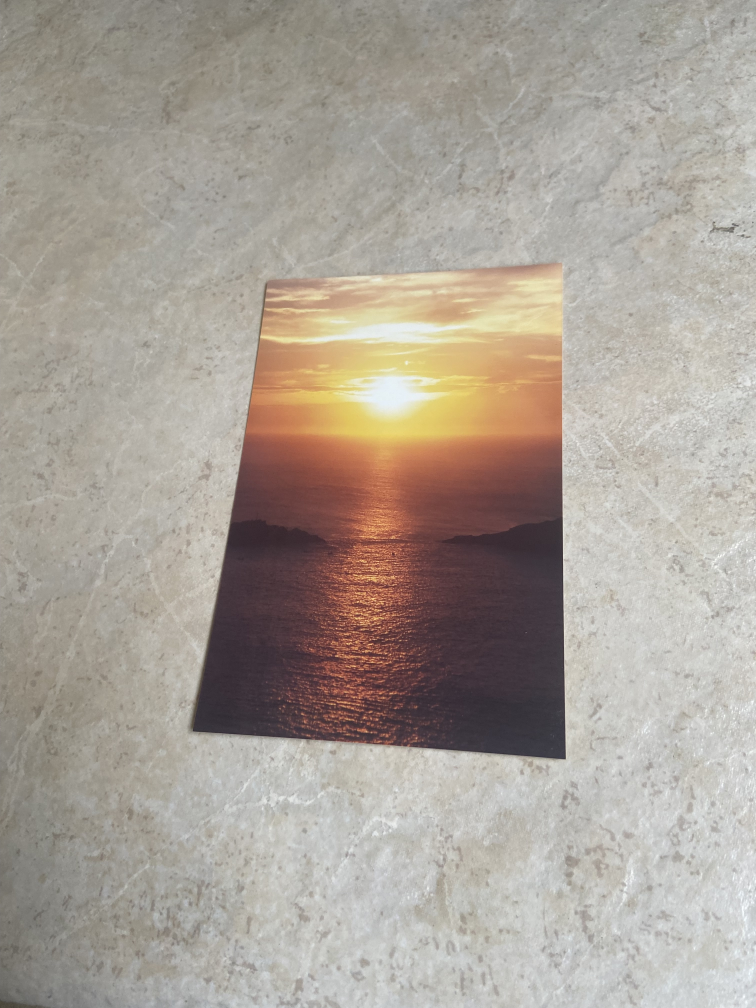
#> input picture img/foto2_cap1.jpg, 3024 x 4032 px (shown at 1/4 size)
$ jupyter execute --allow-errors planar_homog.ipynb
#> lines starting #> are read from the running program, lines starting #| are printed output that depends on the picture; after the words box and inside, x2 and y2 are one past the last pixel; in counts of white or black regions, pixels touching at a corner belong together; long printed decimals are rounded
# Planar Homography

## Imports

[cell 1]
from math import log10, sqrt
import cv2
import numpy as np
import matplotlib.pyplot as plt
import lpips
import torch
import torchvision.transforms as transforms
from torch.nn.functional import normalize
from collections import defaultdict
import warnings
from sklearn.cluster import KMeans

## Auxiliar functions

[cell 2]
def get_intersection(line1, line2):
    rho1, theta1 = line1[0]
    rho2, theta2 = line2[0]
    A = np.array([[np.cos(theta1), np.sin(theta1)],
                 [np.cos(theta2), np.sin(theta2)]])
    b = np.array([[rho1], [rho2]])
    x, y = np.linalg.solve(A, b)
    x, y = int(x), int(y)
    return (x, y)

[cell 3]
def order_points(pts):
    '''Rearrange coordinates to order:
       top-left, top-right, bottom-right, bottom-left'''
    rect = np.zeros((4, 2), dtype='float32')
    pts = np.array(pts)
    s = pts.sum(axis=1)
    # Top-left point will have the smallest sum.
    rect[0] = pts[np.argmin(s)]
    # Bottom-right point will have the largest sum.
    rect[2] = pts[np.argmax(s)]

    diff = np.diff(pts, axis=1)
    # Top-right point will have the smallest difference
    rect[1] = pts[np.argmin(diff)]
    # Bottom-left point will have the largest difference.
    rect[3] = pts[np.argmax(diff)]
    # Return the ordered coordinates.
    return rect.astype('int').tolist()

[cell 4]
def psnr_eval(gt, homog):
    mse = np.mean((gt - homog) ** 2)
    if (mse == 0):
        # MSE is zero means no noise is present in tl
        # therefore psnr have no importance
        return 100
    max_pixel = 255.0
    psnr = 20 * log10(max_pixel / sqrt(mse))
    return psnr

[cell 5]
def lpips_eval(gt, homog):
    # prevent warnings to terminal output
    warnings.filterwarnings('ignore', category=DeprecationWarning)
    warnings.filterwarnings('ignore', category=UserWarning)

    # best forward scores
    loss_fn_alex = lpips.LPIPS(net='alex')

    # define transform to convert the image to tensor
    transform = transforms.ToTensor()

    # convert the image to PyTorch tensor
    img0 = transform(gt)
    img1 = transform(homog)

    # normalize values between -1 and 1
    mean0, std0, var0 = torch.mean(img0), torch.std(img0), torch.var(img0)
    mean1, std1, var1 = torch.mean(img1), torch.std(img1), torch.var(img1)

    img0 = (img0-mean0)/std0
    img1 = (img1-mean1)/std1

    # passing images to LPIPS model, getting it's output
    d = loss_fn_alex.forward(img0, img1)
    return d.detach().numpy()[0][0][0][0]

[cell 6]
# https://stackoverflow.com/questions/46565975/find-intersection-point-of-two-lines-drawn-using-houghlines-opencv

def segment_by_angle_kmeans(lines, k=2, **kwargs):
    """Groups lines based on angle with k-means.

    Uses k-means on the coordinates of the angle on the unit circle
    to segment `k` angles inside `lines`.
    """

    # Define criteria = (type, max_iter, epsilon)
    default_criteria_type = cv2.TERM_CRITERIA_EPS + cv2.TERM_CRITERIA_MAX_ITER
    criteria = kwargs.get('criteria', (default_criteria_type, 10, 1.0))
    flags = kwargs.get('flags', cv2.KMEANS_RANDOM_CENTERS)
    attempts = kwargs.get('attempts', 10)

    # returns angles in [0, pi] in radians
    angles = np.array([line[0][1] for line in lines])
    # multiply the angles by two and find coordinates of that angle
    pts = np.array([[np.cos(2*angle), np.sin(2*angle)]
                   for angle in angles], dtype=np.float32)

    # run kmeans on the coords
    labels, centers = cv2.kmeans(pts, k, None, criteria, attempts, flags)[1:]
    labels = labels.reshape(-1)  # transpose to row vec

    # segment lines based on their kmeans label
    segmented = defaultdict(list)
    for i, line in enumerate(lines):
        segmented[labels[i]].append(line)
    segmented = list(segmented.values())
    return segmented

[cell 7]
def intersection(line1, line2):
    """Finds the intersection of two lines given in Hesse normal form.

    Return closest integer pixel locations.
    See https://stackoverflow.com/a/383527/5087436
    """
    rho1, theta1 = line1[0]
    rho2, theta2 = line2[0]
    A = np.array([
        [np.cos(theta1), np.sin(theta1)],
        [np.cos(theta2), np.sin(theta2)]
    ])
    b = np.array([[rho1], [rho2]])
    x0, y0 = np.linalg.solve(A, b)
    x0, y0 = int(np.round(x0)), int(np.round(y0))
    return [[x0, y0]]

[cell 8]
def segmented_intersections(lines):
    """Finds the intersections between groups of lines"""

    intersections = []
    for i, group in enumerate(lines[:-1]):
        for next_group in lines[i+1:]:
            for line1 in group:
                for line2 in next_group:
                    intersections.append(intersection(line1, line2))

    return intersections

### Read and display original image

[cell 9]
original = cv2.imread('../img/foto2_cap1.jpg')
#> original is the input picture: shape (4032, 3024, 3); mean B, G, R 151.2, 160.5, 169
original = cv2.cvtColor(original, cv2.COLOR_BGR2RGB)
gt = cv2.imread('../img/foto2_gt.jpg')
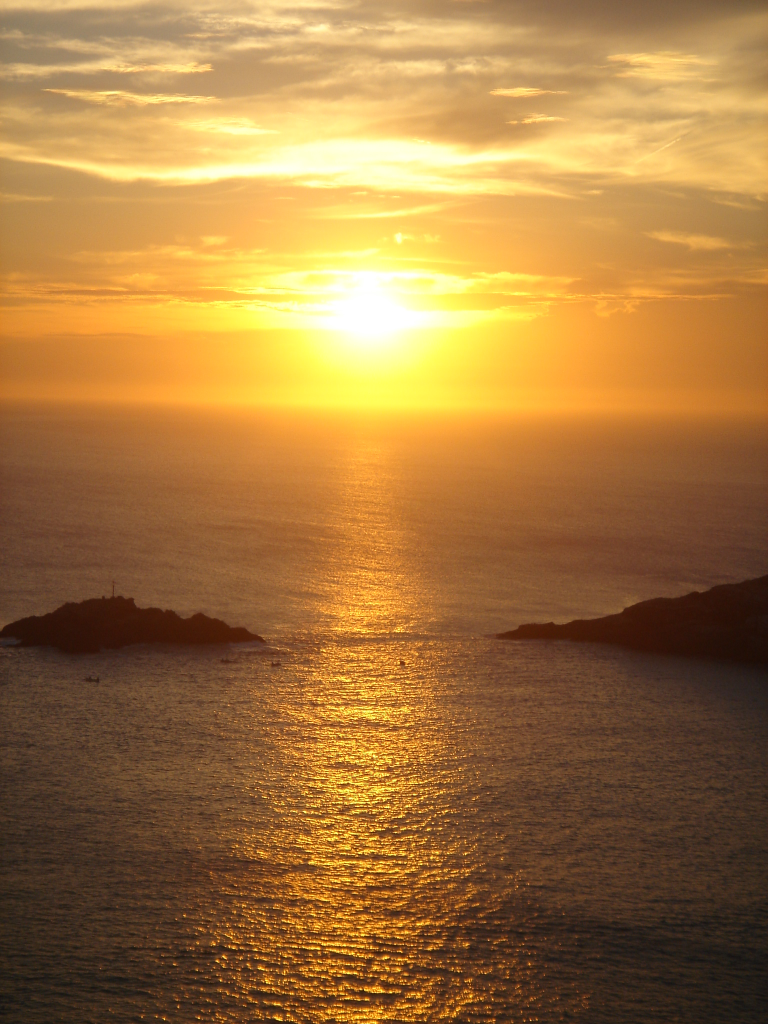
#> input picture img/foto2_gt.jpg, 1536 x 2048 px (shown at 1/2 size)
#> gt is the input picture: shape (2048, 1536, 3); mean B, G, R 64, 119.3, 163.3
gt = cv2.cvtColor(gt, cv2.COLOR_BGR2RGB)
plt.imshow(original)
plt.show()

[cell 10]
h, w, c = original.shape
#> h = 4032; w = 3024; c = 3
print('original dimensions')
print(f'image height: {h}, image width: {w}, color channels: {c}')
#| image height: 4032, image width: 3024, color channels: 3

### Resize to workable dims

[cell 11]
dim_limit = 1080
max_dim = max(original.shape[:2])
#> max_dim = 4032
if max_dim > dim_limit:
    resize_scale = dim_limit / max_dim
#> resize_scale = 0.268
    original = cv2.resize(original, None, fx=resize_scale, fy=resize_scale)
#> original: shape (1080, 810, 3)

[cell 12]
h, w, c = original.shape
#> h = 1080; w = 810
gt = cv2.resize(gt, (w, h))
#> gt: shape (1080, 810, 3)
print('resized dimensions')
print(f'image height: {h}, image width: {w}, color channels: {c}')
#| image height: 1080, image width: 810, color channels: 3

### Image transforms and morph ops

[cell 13]
# convert image to grayscale/blurred versions
gray = cv2.cvtColor(original, cv2.COLOR_BGR2GRAY)
blur = cv2.GaussianBlur(gray, (5, 5), 0)

# threshold the image to create a binary image
ret, thresh = cv2.threshold(
    blur, 0, 255, cv2.THRESH_BINARY_INV + cv2.THRESH_OTSU)
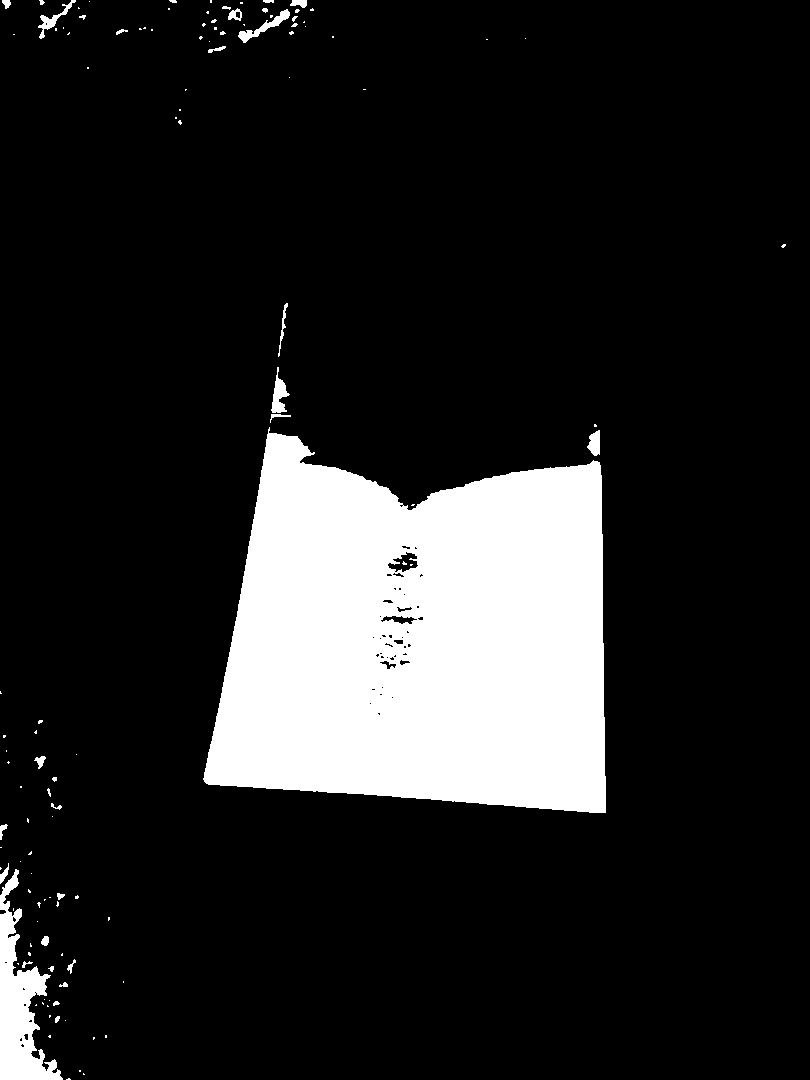
#> thresh: shape (1080, 810); 14.7% white; 118 white regions (88 under 20 px), largest, box (x1, y1, x2, y2) and area: (203, 427, 606, 813) 120166, (0, 869, 63, 1080) 5676, (238, 9, 290, 43) 418
#> ret = 123

# perform morphological transformations to remove noise
kernel = np.ones((24, 24), np.uint8)
opening = cv2.morphologyEx(thresh, cv2.MORPH_OPEN, kernel, iterations=3)
#> opening: shape (1080, 810); 12.9% white; 1 white region, box (x1, y1, x2, y2) and area: (220, 470, 608, 811) 112653

### Background and foreground analysis

[cell 14]
# sure background area
sure_bg = cv2.dilate(opening, kernel, iterations=35)
#> sure_bg: shape (1080, 810); 92.1% white; 1 black region, box (x1, y1, x2, y2) and area: (0, 0, 810, 88) 68995

# find sure foreground area
dist_transform = cv2.distanceTransform(opening, cv2.DIST_L2, 5)
ret, sure_fg = cv2.threshold(dist_transform, 0.7*dist_transform.max(), 255, 0)
#> sure_fg: shape (1080, 810) float32; 1.2% white; 3 white regions, box (x1, y1, x2, y2) and area: (459, 543, 538, 741) 9702, (290, 644, 306, 723) 609, (312, 541, 325, 608) 166
#> ret = 70.75

# find unknown region
sure_fg = np.uint8(sure_fg)
unknown = cv2.subtract(sure_bg, sure_fg)

# marker labelling
ret, markers = cv2.connectedComponents(sure_fg)
#> markers: shape (1080, 810) int32; 4 distinct labels, from 0 to 3
#> ret = 4

# add one to all labels so that sure background is not 0, but 1
markers = markers+1
#> markers: shape (1080, 810) int32; 4 distinct labels, from 1 to 4

# mark the region of unknown with zero
markers[unknown == 255] = 0
#> markers: shape (1080, 810) int32; 5 distinct labels, from 0 to 4

### Watershed

[cell 15]
watersheded = original.copy()
markers = cv2.watershed(watersheded, markers)
#> markers: shape (1080, 810) int32; 5 distinct labels, from -1 to 4
watersheded[markers == -1] = [255, 0, 0]
#> watersheded: shape (1080, 810, 3); mean R, G, B 169.5, 159.2, 150
plt.imshow(watersheded)
plt.title('watersheded')
plt.show()

[cell 16]
plt.imshow(markers, cmap='gray')
plt.title('markers')
plt.show()

[cell 17]
# generate mask image
mask = np.zeros(original.shape[:2], np.uint8)
mask[markers == -1] = 255
plt.imshow(mask)
plt.show()

### Hough lines

[cell 18]
#  perform hough line transform over the mask
lines = cv2.HoughLines(mask, 2, np.pi/180, 150)

# draw lines on the image
lined_img = original.copy()
for line in lines:
    rho, theta = line[0]
    a = np.cos(theta)
    b = np.sin(theta)
    x0 = a*rho
    y0 = b*rho
    x1 = int(x0 + 1000*(-b))
    y1 = int(y0 + 1000*(a))
    x2 = int(x0 - 1000*(-b))
    y2 = int(y0 - 1000*(a))
    cv2.line(lined_img, (x1, y1), (x2, y2), (0, 0, 255), 2)
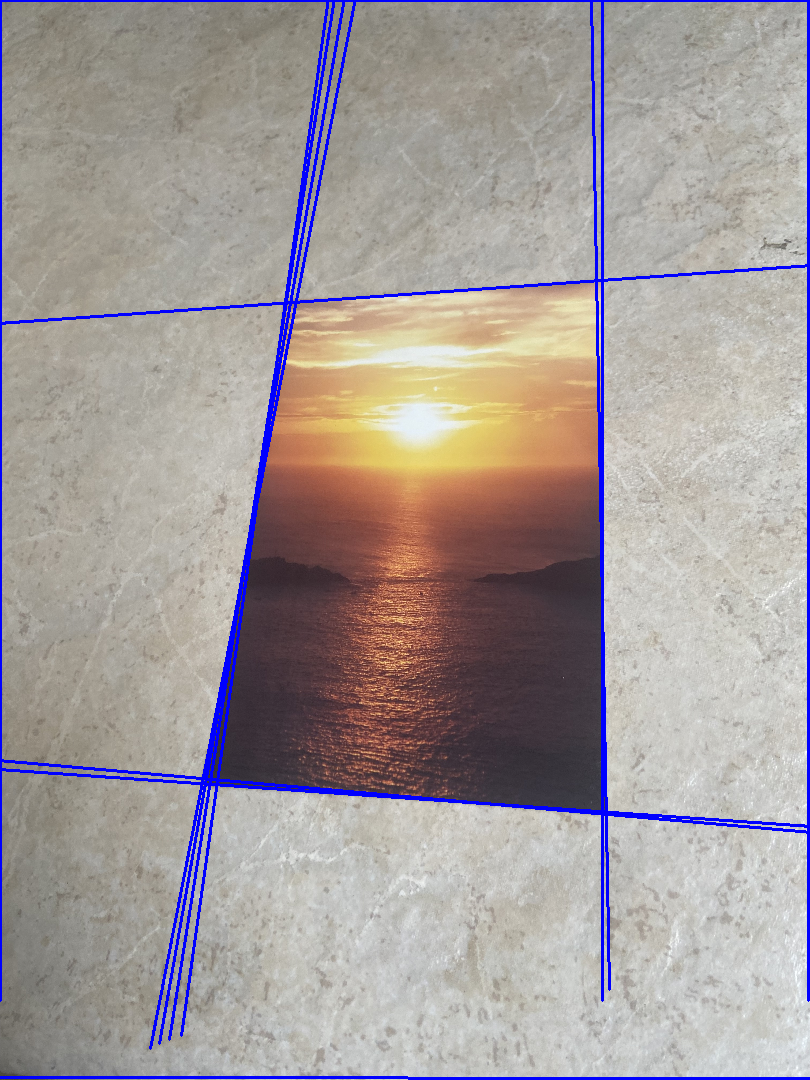
#> lined_img: shape (1080, 810, 3); mean R, G, B 163, 154.7, 155

# show the image with the lines drawn on it
plt.imshow(lined_img)
plt.title('lined image')
plt.show()

[cell 19]
segmented = segment_by_angle_kmeans(lines)
#> in segment_by_angle_kmeans, `default_criteria_type = cv2.TERM_CRITERIA_EPS + cv2.TERM_CRITERIA_MAX_..`: default_criteria_type = 3
#> in segment_by_angle_kmeans, `criteria = kwargs.get('criteria', (default_criteria_type, 10, 1.0))`: criteria = (3, 10, 1)
#> in segment_by_angle_kmeans, `flags = kwargs.get('flags', cv2.KMEANS_RANDOM_CENTERS)`: flags = 0
#> in segment_by_angle_kmeans, `labels, centers = cv2.kmeans(pts, k, None, criteria, attempts, flags)[..`: labels = [1, 1, 0, 0, 1, 1, 0, 1, 1, 0, 0, 1, 1]; centers = [[-0.993, -0.0347], [0.972, 0.158]]
intersections = segmented_intersections(segmented)

[cell 20]
corners = lined_img.copy()
for point in intersections:
    corners = cv2.circle(corners, point[0], radius=10, color=(255,0,0), thickness=-1)
#> corners: shape (1080, 810, 3); mean R, G, B 163.9, 154.2, 153.9

plt.imshow(corners)
plt.title('intersections')
plt.show()

[cell 21]
new_points = []
for point in intersections:
    if point[0].count(-1):
        pass
    else:
        new_points.append(point[0])

[cell 22]
final_points = []

# removing outliers closest to image borders
for point in new_points:
    point_w = point[0]
    point_h = point[1]
    if point_w > ((w * 94) / 100) or point_h > ((h * 94) / 100):
        pass
    else:
        final_points.append(point)

[cell 23]
corners = lined_img.copy()
for point in final_points:
    corners = cv2.circle(
        corners, point, radius=10, color=(255, 0, 0), thickness=-1)
#> corners: shape (1080, 810, 3); mean R, G, B 163.6, 154.4, 154.2

plt.imshow(corners)
plt.title('final_points')
plt.show()

#### K-means

[cell 24]
points = []
for point in final_points:
    points.append(point)

kmeans = KMeans(n_clusters=4, random_state=42, n_init="auto").fit(points)
cornered_img = original.copy()
centers = list(kmeans.cluster_centers_.astype(int))
centers = [list(point) for point in centers]
# rearranging corners order
corners = order_points(centers)

for point in centers:
    cornered_img = cv2.circle(
        cornered_img, point, radius=10, color=(255, 0, 0), thickness=-1)
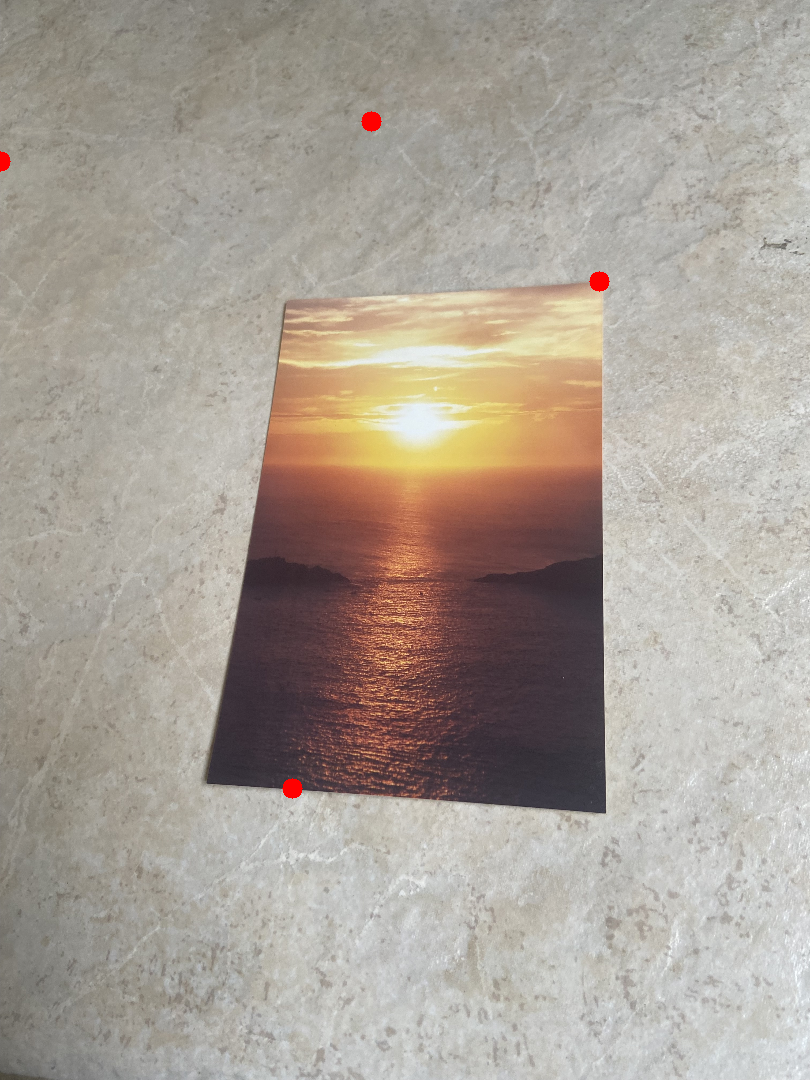
#> cornered_img: shape (1080, 810, 3); mean R, G, B 169, 160.2, 150.9

[cell 25]
plt.imshow(cornered_img)
plt.show()

## Finding destination co-ordinates

[cell 26]
(tl, tr, br, bl) = corners
#> tl = [0, 161]; tr = [599, 281]; br = [292, 788]; bl = [292, 788]

# finding max width
widthA = np.sqrt(((br[0] - bl[0]) ** 2) + ((br[1] - bl[1]) ** 2))
widthB = np.sqrt(((tr[0] - tl[0]) ** 2) + ((tr[1] - tl[1]) ** 2))
maxWidth = max(int(widthA), int(widthB))

# finding max height
heightA = np.sqrt(((tr[0] - br[0]) ** 2) + ((tr[1] - br[1]) ** 2))
heightB = np.sqrt(((tl[0] - bl[0]) ** 2) + ((tl[1] - bl[1]) ** 2))
maxHeight = max(int(heightA), int(heightB))

# final destination coords
destination_corners = [
    [0, 0],
    [maxWidth, 0],
    [maxWidth, maxHeight],
    [0, maxHeight]]

print(destination_corners)
#| [[0, 0], [610, 0], [610, 691], [0, 691]]

## Homography

[cell 27]
# getting homog
homography = cv2.getPerspectiveTransform(np.float32(corners), np.float32(destination_corners))
#> homography = [[-0.00706, 0.00329, -0.529], [-2.73e-16, 7.89e-16, 6.64e-14], [0.00109, 0.000673, -0.849]]
# warping
final = cv2.warpPerspective(original, np.float32(homography), (maxWidth, maxHeight), flags=cv2.INTER_LINEAR)

## Results

### Original vs Processed

[cell 28]
# Display results
plt.figure(figsize=[12, 6])
plt.subplot(121)
plt.imshow(original)
plt.axis('off')
plt.title("Original image")
plt.subplot(122)
plt.imshow(final)
plt.axis('off')
plt.title("Scanned Form")

### Ground Truth vs Processed

[cell 29]
width, height, channels = final.shape
gt = cv2.resize(gt, (height, width))
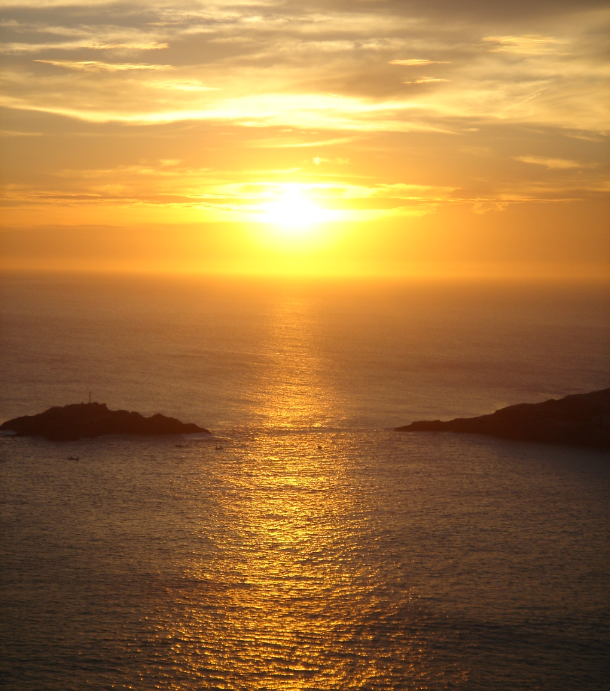
#> gt: shape (691, 610, 3); mean R, G, B 163.1, 119.1, 63.7

[cell 30]
# Display results
plt.figure(figsize=[12, 6])
plt.subplot(121)
plt.imshow(gt)
plt.axis('off')
plt.title("Ground Truth")
plt.subplot(122)
plt.imshow(final)
plt.axis('off')
plt.title("Scanned Form")

## Evaluations

### PSNR

[cell 31]
value = psnr_eval(gt, final)
#> in psnr_eval, `mse = np.mean((gt - homog) ** 2)`: mse = 95.77
#> in psnr_eval, `psnr = 20 * log10(max_pixel / sqrt(mse))`: psnr = 28.32
#> value = 28.32
print(f'PSNR value is {value} dB')
#| PSNR value is 28.319 dB
